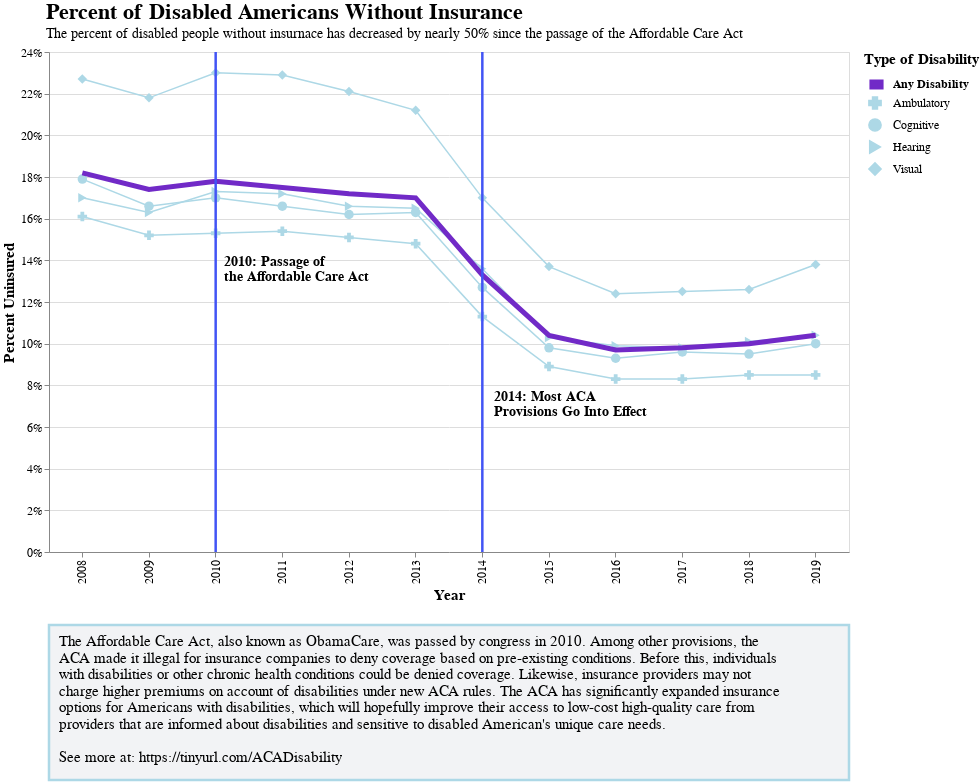

The notebook cell this image was saved under:
### Code cell
# fix rules at certain years
aca_df = pd.DataFrame({'year': [2010], 'val': [val_2010]})
aca_effect_df = pd.DataFrame({'year': [2014], 'val': [val_2014]})

# color scheme for types plot 
type_colors = ['lightblue', 'lightblue', 'lightblue', 'lightblue']

title = alt.TitleParams('Percent of Disabled Americans Without Insurance', 
                        subtitle = 'The percent of disabled people without insurnace has decreased by nearly 50% since the passage of the Affordable Care Act',
                        anchor = 'start',
                        dx = 45, 
                        fontSize = 22, 
                        subtitleFontSize = 14)

all_lines = alt.Chart(disability_df, title = title).transform_filter(
    alt.datum.type == 'Any Disability'
).mark_line(
    strokeWidth = 5
).encode(
    x = alt.X('year:O', axis = alt.Axis(title = 'Year', labelFontSize = 12, titleFontSize = 15)), 
    y = alt.Y('pct_uninsured:Q', 
              axis = alt.Axis(format = '%', title = 'Percent Uninsured', labelFontSize = 12, titleFontSize = 15)), 
    color = alt.Color('type:N', scale = alt.Scale(range = ['#712ac7']), 
                      legend = alt.Legend(title = 'Type of Disability', titleFontSize = 15, 
                                          labelFontSize = 12, labelFontWeight = 'bold', 
                                          symbolStrokeWidth = 10, symbolSize = 200,
                                          orient = "none", legendX = 815, legendY = 0))
)

type_lines = alt.Chart(disability_df).transform_filter(
    (alt.datum.type != 'Any Disability') & (alt.datum.type != 'No Disability') & 
    (alt.datum.type != 'Self-Care') & (alt.datum.type != 'Independent Living')
).mark_line(
    strokeWidth = 1.5
).encode(
    x = alt.X('year:O', axis = alt.Axis(title = 'Year')), 
    y = alt.Y('pct_uninsured:Q', axis = alt.Axis(format = '%', title = 'Percent Uninsured')), 
    color = alt.Color('type:N', scale = alt.Scale(range = type_colors), legend = None), 
    
    shape = alt.Shape('type:N', scale = alt.Scale(range = ['cross', 'circle','triangle-right', 'diamond']), 
                       legend = alt.Legend(title = '', labelFontSize = 12, labelOffset = 11,
                                           symbolFillColor = 'lightblue', symbolSize = 150,
                                           symbolStrokeColor = 'lightblue', orient = "none", 
                                           legendX = 819, legendY = 44)
                     )
)

aca_passage = alt.Chart(aca_df).mark_rule( 
    color = "#4254f5",
    size = 2.5
).encode(
    x = alt.X('year:O')
)

aca_passage_text = alt.Chart(aca_df).mark_text(
    lineBreak = r'\n',
    text = r"2010: Passage of \nthe Affordable Care Act",
    align = 'left',
    fontSize = 13.5, 
    fontWeight = 'bold',
    dy = -40,
    dx = -225
)

aca_effect = alt.Chart(aca_effect_df).mark_rule(
    color = "#4254f5",
    size = 2.5
).encode(
    x = alt.X('year:O')
)

aca_effect_text = alt.Chart(aca_effect_df).mark_text(
    lineBreak = r'\n',
    text = r'2014: Most ACA \nProvisions Go Into Effect', 
    align = 'left',
    fontSize = 13.5, 
    fontWeight = 'bold',
    dy = 95,
    dx = 45
)

layers = alt.layer(
    type_lines, all_lines, aca_passage, aca_effect, aca_passage_text, aca_effect_text
).resolve_scale(
    color = 'independent'
).properties(
    width = 800, 
    height = 500
)

box = alt.Chart({'values':[{}]}
).mark_rect(
    stroke = 'lightblue',
    strokeWidth = 2.5,
    color = '#f2f3f5'
).encode(
    x = alt.value(0),
    x2 = alt.value(800),
    y = alt.value(0),
    y2 = alt.value(155))

text = alt.Chart({'values':[{}]}
).mark_text(
    align = "left", 
    baseline = "top",
    fontSize = 14.5, 
    lineBreak = r"\n"
).encode(
    x = alt.value(10),  
    y = alt.value(10), 
    text = alt.value(info_box_str)
)

text_box = alt.layer(box, text)

alt.vconcat(layers, text_box, padding = 0).configure_point(size = 90)

### Figure 1 — Vega-Lite specification as saved in the notebook (floating-point values rounded to 4 significant figures)
{"config": {"view": {"continuousWidth": 400, "continuousHeight": 300}, "point": {"size": 90}}, "vconcat": [{"layer": [{"data": {"name": "data-cdaa457a6d4a29991b20a0b3fa44ae87"}, "mark": {"type": "line", "strokeWidth": 1.5}, "encoding": {"color": {"field": "type", "legend": null, "scale": {"range": ["lightblue", "lightblue", "lightblue", "lightblue"]}, "type": "nominal"}, "shape": {"field": "type", "legend": {"labelFontSize": 12, "labelOffset": 11, "legendX": 819, "legendY": 44, "orient": "none", "symbolFillColor": "lightblue", "symbolSize": 150, "symbolStrokeColor": "lightblue", "title": ""}, "scale": {"range": ["cross", "circle", "triangle-right", "diamond"]}, "type": "nominal"}, "x": {"axis": {"title": "Year"}, "field": "year", "type": "ordinal"}, "y": {"axis": {"format": "%", "title": "Percent Uninsured"}, "field": "pct_uninsured", "type": "quantitative"}}, "transform": [{"filter": "((((datum.type !== 'Any Disability') && (datum.type !== 'No Disability')) && (datum.type !== 'Self-Care')) && (datum.type !== 'Independent Living'))"}]}, {"data": {"name": "data-cdaa457a6d4a29991b20a0b3fa44ae87"}, "mark": {"type": "line", "strokeWidth": 5}, "encoding": {"color": {"field": "type", "legend": {"labelFontSize": 12, "labelFontWeight": "bold", "legendX": 815, "legendY": 0, "orient": "none", "symbolSize": 200, "symbolStrokeWidth": 10, "title": "Type of Disability", "titleFontSize": 15}, "scale": {"range": ["#712ac7"]}, "type": "nominal"}, "x": {"axis": {"labelFontSize": 12, "title": "Year", "titleFontSize": 15}, "field": "year", "type": "ordinal"}, "y": {"axis": {"format": "%", "labelFontSize": 12, "title": "Percent Uninsured", "titleFontSize": 15}, "field": "pct_uninsured", "type": "quantitative"}}, "title": {"text": "Percent of Disabled Americans Without Insurance", "anchor": "start", "dx": 45, "fontSize": 22, "subtitle": "The percent of disabled people without insurnace has decreased by nearly 50% since the passage of the Affordable Care Act", "subtitleFontSize": 14}, "transform": [{"filter": "(datum.type === 'Any Disability')"}]}, {"data": {"name": "data-56850475b62e962b4429f8a5ba0d0126"}, "mark": {"type": "rule", "color": "#4254f5", "size": 2.5}, "encoding": {"x": {"field": "year", "type": "ordinal"}}}, {"data": {"name": "data-0f8a7ddf8000a5d857c799650bd3a519"}, "mark": {"type": "rule", "color": "#4254f5", "size": 2.5}, "encoding": {"x": {"field": "year", "type": "ordinal"}}}, {"data": {"name": "data-56850475b62e962b4429f8a5ba0d0126"}, "mark": {"type": "text", "align": "left", "dx": -225, "dy": -40, "fontSize": 13.5, "fontWeight": "bold", "lineBreak": "\\n", "text": "2010: Passage of \\nthe Affordable Care Act"}}, {"data": {"name": "data-0f8a7ddf8000a5d857c799650bd3a519"}, "mark": {"type": "text", "align": "left", "dx": 45, "dy": 95, "fontSize": 13.5, "fontWeight": "bold", "lineBreak": "\\n", "text": "2014: Most ACA \\nProvisions Go Into Effect"}}], "height": 500, "resolve": {"scale": {"color": "independent"}}, "width": 800}, {"layer": [{"data": {"name": "empty"}, "mark": {"type": "rect", "color": "#f2f3f5", "stroke": "lightblue", "strokeWidth": 2.5}, "encoding": {"x": {"value": 0}, "x2": {"value": 800}, "y": {"value": 0}, "y2": {"value": 155}}}, {"data": {"name": "empty"}, "mark": {"type": "text", "align": "left", "baseline": "top", "fontSize": 14.5, "lineBreak": "\\n"}, "encoding": {"text": {"value": "The Affordable Care Act, also known as ObamaCare, was passed by congress in 2010. Among other provisions, the \\n \n    ACA made it illegal for insurance companies to deny coverage based on pre-existing conditions. Before this, individuals \\n\n    with disabilities or other chronic health conditions could be denied coverage. Likewise, insurance providers may not \\n \n    charge higher premiums on account of disabilities under new ACA rules. The ACA has significantly expanded insurance \\n\n    options for Americans with disabilities, which will hopefully improve their access to low-cost high-quality care from\\n\n    providers that are informed about disabilities and sensitive to disabled American's unique care needs. \n    \\n\\nSee more at: https://tinyurl.com/ACADisability"}, "x": {"value": 10}, "y": {"value": 10}}}]}], "padding": 0, "$schema": "https://vega.github.io/schema/vega-lite/v4.17.0.json", "datasets": {"data-cdaa457a6d4a29991b20a0b3fa44ae87": [{"type": "No Disability", "Percent": 78.6, "MOE": 0.09, "Number": 125845300, "MOE.1": 240410, "Base Pop.": 160122800, "Sample Size": 1547305, "year": 2010, "pct_uninsured": 0.214}, {"type": "Any Disability", "Percent": 82.2, "MOE": 0.25, "Number": 15077300, "MOE.1": 105380, "Base Pop.": 18348600, "Sample Size": 182621, "year": 2010, "pct_uninsured": 0.178}, {"type": "Visual", "Percent": 77.0, "MOE": 0.67, "Number": 2367400, "MOE.1": 42650, "Base Pop.": 3074800, "Sample Size": 29462, "year": 2010, "pct_uninsured": 0.23}, {"type": "Hearing", "Percent": 82.7, "MOE": 0.54, "Number": 3187900, "MOE.1": 49420, "Base Pop.": 3855100, "Sample Size": 39602, "year": 2010, "pct_uninsured": 0.173}, {"type": "Ambulatory", "Percent": 84.7, "MOE": 0.32, "Number": 8256800, "MOE.1": 78880, "Base Pop.": 9746200, "Sample Size": 97115, "year": 2010, "pct_uninsured": 0.153}, {"type": "Cognitive", "Percent": 83.0, "MOE": 0.38, "Number": 6190100, "MOE.1": 68530, "Base Pop.": 7458800, "Sample Size": 71254, "year": 2010, "pct_uninsured": 0.17}, {"type": "Self-Care", "Percent": 88.1, "MOE": 0.49, "Number": 2966300, "MOE.1": 47690, "Base Pop.": 3366600, "Sample Size": 33289, "year": 2010, "pct_uninsured": 0.119}, {"type": "Independent Living", "Percent": 87.4, "MOE": 0.36, "Number": 5599200, "MOE.1": 65240, "Base Pop.": 6407600, "Sample Size": 63615, "year": 2010, "pct_uninsured": 0.126}, {"type": "No Disability", "Percent": 78.8, "MOE": 0.09, "Number": 126998300, "MOE.1": 241350, "Base Pop.": 161178900, "Sample Size": 1528273, "year": 2011, "pct_uninsured": 0.212}, {"type": "Any Disability", "Percent": 82.5, "MOE": 0.24, "Number": 15555000, "MOE.1": 106970, "Base Pop.": 18858600, "Sample Size": 198735, "year": 2011, "pct_uninsured": 0.175}, {"type": "Visual", "Percent": 77.1, "MOE": 0.65, "Number": 2496600, "MOE.1": 43790, "Base Pop.": 3237100, "Sample Size": 32553, "year": 2011, "pct_uninsured": 0.229}, {"type": "Hearing", "Percent": 82.8, "MOE": 0.53, "Number": 3260100, "MOE.1": 49980, "Base Pop.": 3935200, "Sample Size": 41460, "year": 2011, "pct_uninsured": 0.172}, {"type": "Ambulatory", "Percent": 84.6, "MOE": 0.32, "Number": 8435500, "MOE.1": 79710, "Base Pop.": 9969000, "Sample Size": 105576, "year": 2011, "pct_uninsured": 0.154}, {"type": "Cognitive", "Percent": 83.4, "MOE": 0.37, "Number": 6411100, "MOE.1": 69720, "Base Pop.": 7684000, "Sample Size": 81297, "year": 2011, "pct_uninsured": 0.166}, {"type": "Self-Care", "Percent": 87.8, "MOE": 0.49, "Number": 3094800, "MOE.1": 48710, "Base Pop.": 3525400, "Sample Size": 38393, "year": 2011, "pct_uninsured": 0.122}, {"type": "Independent Living", "Percent": 87.1, "MOE": 0.36, "Number": 5810200, "MOE.1": 66440, "Base Pop.": 6671300, "Sample Size": 72490, "year": 2011, "pct_uninsured": 0.129}, {"type": "No Disability", "Percent": 87.7, "MOE": 0.07, "Number": 144363400, "MOE.1": 234040, "Base Pop.": 164520200, "Sample Size": 1536835, "year": 2016, "pct_uninsured": 0.123}, {"type": "Any Disability", "Percent": 90.3, "MOE": 0.17, "Number": 18112700, "MOE.1": 108290, "Base Pop.": 20062500, "Sample Size": 198696, "year": 2016, "pct_uninsured": 0.097}, {"type": "Visual", "Percent": 87.6, "MOE": 0.44, "Number": 3326300, "MOE.1": 47520, "Base Pop.": 3798200, "Sample Size": 36727, "year": 2016, "pct_uninsured": 0.124}, {"type": "Hearing", "Percent": 90.1, "MOE": 0.39, "Number": 3544600, "MOE.1": 49030, "Base Pop.": 3934300, "Sample Size": 39416, "year": 2016, "pct_uninsured": 0.099}, {"type": "Ambulatory", "Percent": 91.7, "MOE": 0.23, "Number": 9197700, "MOE.1": 78280, "Base Pop.": 10027900, "Sample Size": 99215, "year": 2016, "pct_uninsured": 0.083}, {"type": "Cognitive", "Percent": 90.7, "MOE": 0.26, "Number": 7622800, "MOE.1": 71450, "Base Pop.": 8408200, "Sample Size": 81954, "year": 2016, "pct_uninsured": 0.093}, {"type": "Self-Care", "Percent": 93.0, "MOE": 0.35, "Number": 3326000, "MOE.1": 47510, "Base Pop.": 3575900, "Sample Size": 35973, "year": 2016, "pct_uninsured": 0.07}, {"type": "Independent Living", "Percent": 92.5, "MOE": 0.26, "Number": 6619200, "MOE.1": 66680, "Base Pop.": 7156600, "Sample Size": 71736, "year": 2016, "pct_uninsured": 0.075}, {"type": "No Disability", "Percent": 87.6, "MOE": 0.07, "Number": 145400200, "MOE.1": 234960, "Base Pop.": 165987300, "Sample Size": 1556444, "year": 2017, "pct_uninsured": 0.124}, {"type": "Any Disability", "Percent": 90.2, "MOE": 0.18, "Number": 17704000, "MOE.1": 107150, "Base Pop.": 19637200, "Sample Size": 195644, "year": 2017, "pct_uninsured": 0.098}, {"type": "Visual", "Percent": 87.5, "MOE": 0.45, "Number": 3248400, "MOE.1": 46960, "Base Pop.": 3714400, "Sample Size": 35356, "year": 2017, "pct_uninsured": 0.125}, {"type": "Hearing", "Percent": 90.2, "MOE": 0.4, "Number": 3468500, "MOE.1": 48510, "Base Pop.": 3847000, "Sample Size": 38791, "year": 2017, "pct_uninsured": 0.098}, {"type": "Ambulatory", "Percent": 91.7, "MOE": 0.23, "Number": 8804700, "MOE.1": 76650, "Base Pop.": 9604200, "Sample Size": 95270, "year": 2017, "pct_uninsured": 0.083}, {"type": "Cognitive", "Percent": 90.4, "MOE": 0.27, "Number": 7461900, "MOE.1": 70710, "Base Pop.": 8253300, "Sample Size": 81575, "year": 2017, "pct_uninsured": 0.096}, {"type": "Self-Care", "Percent": 93.2, "MOE": 0.36, "Number": 3206800, "MOE.1": 46660, "Base Pop.": 3442300, "Sample Size": 34887, "year": 2017, "pct_uninsured": 0.068}, {"type": "Independent Living", "Percent": 92.6, "MOE": 0.26, "Number": 6447500, "MOE.1": 65840, "Base Pop.": 6961300, "Sample Size": 70302, "year": 2017, "pct_uninsured": 0.074}, {"type": "No Disability", "Percent": 83.5, "MOE": 0.08, "Number": 136502800, "MOE.1": 231380, "Base Pop.": 163511000, "Sample Size": 1534915, "year": 2014, "pct_uninsured": 0.165}, {"type": "Any Disability", "Percent": 86.7, "MOE": 0.2, "Number": 17128900, "MOE.1": 105430, "Base Pop.": 19754700, "Sample Size": 200275, "year": 2014, "pct_uninsured": 0.133}, {"type": "Visual", "Percent": 83.0, "MOE": 0.51, "Number": 3066600, "MOE.1": 45640, "Base Pop.": 3692900, "Sample Size": 35984, "year": 2014, "pct_uninsured": 0.17}, {"type": "Hearing", "Percent": 86.4, "MOE": 0.45, "Number": 3438300, "MOE.1": 48300, "Base Pop.": 3980800, "Sample Size": 40685, "year": 2014, "pct_uninsured": 0.136}, {"type": "Ambulatory", "Percent": 88.7, "MOE": 0.26, "Number": 8970400, "MOE.1": 77320, "Base Pop.": 10116500, "Sample Size": 102763, "year": 2014, "pct_uninsured": 0.113}, {"type": "Cognitive", "Percent": 87.3, "MOE": 0.3, "Number": 7141500, "MOE.1": 69200, "Base Pop.": 8179900, "Sample Size": 82039, "year": 2014, "pct_uninsured": 0.127}, {"type": "Self-Care", "Percent": 90.7, "MOE": 0.4, "Number": 3215300, "MOE.1": 46720, "Base Pop.": 3545000, "Sample Size": 36737, "year": 2014, "pct_uninsured": 0.093}, {"type": "Independent Living", "Percent": 90.3, "MOE": 0.29, "Number": 6300000, "MOE.1": 65080, "Base Pop.": 6977300, "Sample Size": 71938, "year": 2014, "pct_uninsured": 0.097}, {"type": "No Disability", "Percent": 87.4, "MOE": 0.07, "Number": 145459100, "MOE.1": 235380, "Base Pop.": 166425000, "Sample Size": 1561181, "year": 2018, "pct_uninsured": 0.126}, {"type": "Any Disability", "Percent": 90.0, "MOE": 0.18, "Number": 17409500, "MOE.1": 106320, "Base Pop.": 19338800, "Sample Size": 191849, "year": 2018, "pct_uninsured": 0.1}, {"type": "Visual", "Percent": 87.4, "MOE": 0.45, "Number": 3231000, "MOE.1": 46840, "Base Pop.": 3698900, "Sample Size": 35040, "year": 2018, "pct_uninsured": 0.126}, {"type": "Hearing", "Percent": 89.9, "MOE": 0.4, "Number": 3413900, "MOE.1": 48130, "Base Pop.": 3797000, "Sample Size": 38053, "year": 2018, "pct_uninsured": 0.101}, {"type": "Ambulatory", "Percent": 91.5, "MOE": 0.24, "Number": 8498700, "MOE.1": 75350, "Base Pop.": 9285900, "Sample Size": 91438, "year": 2018, "pct_uninsured": 0.085}, {"type": "Cognitive", "Percent": 90.5, "MOE": 0.27, "Number": 7460300, "MOE.1": 70710, "Base Pop.": 8239400, "Sample Size": 80681, "year": 2018, "pct_uninsured": 0.095}, {"type": "Self-Care", "Percent": 92.9, "MOE": 0.37, "Number": 3142400, "MOE.1": 46200, "Base Pop.": 3382300, "Sample Size": 33672, "year": 2018, "pct_uninsured": 0.071}, {"type": "Independent Living", "Percent": 92.4, "MOE": 0.26, "Number": 6440200, "MOE.1": 65800, "Base Pop.": 6969100, "Sample Size": 69922, "year": 2018, "pct_uninsured": 0.076}, {"type": "No Disability", "Percent": 87.0, "MOE": 0.07, "Number": 144508600, "MOE.1": 235530, "Base Pop.": 166049800, "Sample Size": 1560321, "year": 2019, "pct_uninsured": 0.13}, {"type": "Any Disability", "Percent": 89.6, "MOE": 0.18, "Number": 17449200, "MOE.1": 106450, "Base Pop.": 19477300, "Sample Size": 193077, "year": 2019, "pct_uninsured": 0.104}, {"type": "Visual", "Percent": 86.2, "MOE": 0.47, "Number": 3129200, "MOE.1": 46100, "Base Pop.": 3631100, "Sample Size": 33995, "year": 2019, "pct_uninsured": 0.138}, {"type": "Hearing", "Percent": 89.6, "MOE": 0.41, "Number": 3423200, "MOE.1": 48200, "Base Pop.": 3819300, "Sample Size": 38157, "year": 2019, "pct_uninsured": 0.104}, {"type": "Ambulatory", "Percent": 91.5, "MOE": 0.24, "Number": 8387000, "MOE.1": 74870, "Base Pop.": 9163100, "Sample Size": 90286, "year": 2019, "pct_uninsured": 0.085}, {"type": "Cognitive", "Percent": 90.0, "MOE": 0.27, "Number": 7649500, "MOE.1": 71580, "Base Pop.": 8501100, "Sample Size": 83744, "year": 2019, "pct_uninsured": 0.1}, {"type": "Self-Care", "Percent": 93.2, "MOE": 0.36, "Number": 3151600, "MOE.1": 46270, "Base Pop.": 3382500, "Sample Size": 34044, "year": 2019, "pct_uninsured": 0.068}, {"type": "Independent Living", "Percent": 91.9, "MOE": 0.27, "Number": 6504100, "MOE.1": 66120, "Base Pop.": 7074200, "Sample Size": 71368, "year": 2019, "pct_uninsured": 0.081}, {"type": "No Disability", "Percent": 86.6, "MOE": 0.07, "Number": 142658600, "MOE.1": 233270, "Base Pop.": 164707900, "Sample Size": 1540991, "year": 2015, "pct_uninsured": 0.134}, {"type": "Any Disability", "Percent": 89.6, "MOE": 0.18, "Number": 17657500, "MOE.1": 106980, "Base Pop.": 19703800, "Sample Size": 198395, "year": 2015, "pct_uninsured": 0.104}, {"type": "Visual", "Percent": 86.3, "MOE": 0.47, "Number": 3136000, "MOE.1": 46150, "Base Pop.": 3633200, "Sample Size": 35287, "year": 2015, "pct_uninsured": 0.137}, {"type": "Hearing", "Percent": 89.7, "MOE": 0.4, "Number": 3476800, "MOE.1": 48570, "Base Pop.": 3875800, "Sample Size": 39826, "year": 2015, "pct_uninsured": 0.103}, {"type": "Ambulatory", "Percent": 91.1, "MOE": 0.24, "Number": 9100200, "MOE.1": 77870, "Base Pop.": 9989000, "Sample Size": 100725, "year": 2015, "pct_uninsured": 0.089}, {"type": "Cognitive", "Percent": 90.2, "MOE": 0.27, "Number": 7435000, "MOE.1": 70580, "Base Pop.": 8245400, "Sample Size": 81971, "year": 2015, "pct_uninsured": 0.098}, {"type": "Self-Care", "Percent": 92.6, "MOE": 0.36, "Number": 3294200, "MOE.1": 47290, "Base Pop.": 3556300, "Sample Size": 36465, "year": 2015, "pct_uninsured": 0.074}, {"type": "Independent Living", "Percent": 91.9, "MOE": 0.27, "Number": 6429800, "MOE.1": 65740, "Base Pop.": 6993100, "Sample Size": 71602, "year": 2015, "pct_uninsured": 0.081}, {"type": "No Disability", "Percent": 80.5, "MOE": 0.09, "Number": 126441100, "MOE.1": 253200, "Base Pop.": 157055300, "Sample Size": 1514867, "year": 2008, "pct_uninsured": 0.195}, {"type": "Any Disability", "Percent": 81.8, "MOE": 0.27, "Number": 14982100, "MOE.1": 111190, "Base Pop.": 18312900, "Sample Size": 178808, "year": 2008, "pct_uninsured": 0.182}, {"type": "Visual", "Percent": 77.3, "MOE": 0.68, "Number": 2560600, "MOE.1": 46950, "Base Pop.": 3314200, "Sample Size": 30434, "year": 2008, "pct_uninsured": 0.227}, {"type": "Hearing", "Percent": 83.0, "MOE": 0.55, "Number": 3310600, "MOE.1": 53310, "Base Pop.": 3990400, "Sample Size": 40827, "year": 2008, "pct_uninsured": 0.17}, {"type": "Ambulatory", "Percent": 83.9, "MOE": 0.35, "Number": 7968400, "MOE.1": 82070, "Base Pop.": 9498200, "Sample Size": 93756, "year": 2008, "pct_uninsured": 0.161}, {"type": "Cognitive", "Percent": 82.1, "MOE": 0.42, "Number": 5926000, "MOE.1": 71020, "Base Pop.": 7213700, "Sample Size": 67209, "year": 2008, "pct_uninsured": 0.179}, {"type": "Self-Care", "Percent": 86.8, "MOE": 0.55, "Number": 2814100, "MOE.1": 49190, "Base Pop.": 3240900, "Sample Size": 31133, "year": 2008, "pct_uninsured": 0.132}, {"type": "Independent Living", "Percent": 86.4, "MOE": 0.4, "Number": 5431700, "MOE.1": 68050, "Base Pop.": 6289600, "Sample Size": 60862, "year": 2008, "pct_uninsured": 0.136}, {"type": "No Disability", "Percent": 79.1, "MOE": 0.08, "Number": 128244900, "MOE.1": 228080, "Base Pop.": 162107000, "Sample Size": 1532753, "year": 2012, "pct_uninsured": 0.209}, {"type": "Any Disability", "Percent": 82.8, "MOE": 0.23, "Number": 15635800, "MOE.1": 100940, "Base Pop.": 18890100, "Sample Size": 194574, "year": 2012, "pct_uninsured": 0.172}, {"type": "Visual", "Percent": 77.9, "MOE": 0.6, "Number": 2560100, "MOE.1": 41730, "Base Pop.": 3286100, "Sample Size": 32021, "year": 2012, "pct_uninsured": 0.221}, {"type": "Hearing", "Percent": 83.4, "MOE": 0.5, "Number": 3218500, "MOE.1": 46740, "Base Pop.": 3857100, "Sample Size": 40210, "year": 2012, "pct_uninsured": 0.166}, {"type": "Ambulatory", "Percent": 84.9, "MOE": 0.3, "Number": 8398000, "MOE.1": 74870, "Base Pop.": 9888800, "Sample Size": 102232, "year": 2012, "pct_uninsured": 0.151}, {"type": "Cognitive", "Percent": 83.8, "MOE": 0.35, "Number": 6494100, "MOE.1": 66040, "Base Pop.": 7748800, "Sample Size": 79991, "year": 2012, "pct_uninsured": 0.162}, {"type": "Self-Care", "Percent": 88.3, "MOE": 0.45, "Number": 3086400, "MOE.1": 45780, "Base Pop.": 3493800, "Sample Size": 37072, "year": 2012, "pct_uninsured": 0.117}, {"type": "Independent Living", "Percent": 87.4, "MOE": 0.34, "Number": 5871700, "MOE.1": 62860, "Base Pop.": 6719800, "Sample Size": 71279, "year": 2012, "pct_uninsured": 0.126}, {"type": "No Disability", "Percent": 79.4, "MOE": 0.08, "Number": 128919600, "MOE.1": 228820, "Base Pop.": 162331700, "Sample Size": 1542890, "year": 2013, "pct_uninsured": 0.206}, {"type": "Any Disability", "Percent": 83.0, "MOE": 0.22, "Number": 16280000, "MOE.1": 102910, "Base Pop.": 19618200, "Sample Size": 199997, "year": 2013, "pct_uninsured": 0.17}, {"type": "Visual", "Percent": 78.8, "MOE": 0.56, "Number": 2891300, "MOE.1": 44330, "Base Pop.": 3667200, "Sample Size": 36026, "year": 2013, "pct_uninsured": 0.212}, {"type": "Hearing", "Percent": 83.5, "MOE": 0.49, "Number": 3333500, "MOE.1": 47560, "Base Pop.": 3992400, "Sample Size": 41246, "year": 2013, "pct_uninsured": 0.165}, {"type": "Ambulatory", "Percent": 85.2, "MOE": 0.29, "Number": 8615100, "MOE.1": 75810, "Base Pop.": 10111000, "Sample Size": 102813, "year": 2013, "pct_uninsured": 0.148}, {"type": "Cognitive", "Percent": 83.7, "MOE": 0.34, "Number": 6648900, "MOE.1": 66810, "Base Pop.": 7948200, "Sample Size": 80369, "year": 2013, "pct_uninsured": 0.163}, {"type": "Self-Care", "Percent": 88.2, "MOE": 0.45, "Number": 3104500, "MOE.1": 45920, "Base Pop.": 3521100, "Sample Size": 36431, "year": 2013, "pct_uninsured": 0.118}, {"type": "Independent Living", "Percent": 87.5, "MOE": 0.33, "Number": 5959600, "MOE.1": 63330, "Base Pop.": 6811600, "Sample Size": 70467, "year": 2013, "pct_uninsured": 0.125}, {"type": "No Disability", "Percent": 79.5, "MOE": 0.07, "Number": 126146700, "MOE.1": 183430, "Base Pop.": 158622200, "Sample Size": 1528114, "year": 2009, "pct_uninsured": 0.205}, {"type": "Any Disability", "Percent": 82.6, "MOE": 0.19, "Number": 15190400, "MOE.1": 80850, "Base Pop.": 18382600, "Sample Size": 181131, "year": 2009, "pct_uninsured": 0.174}, {"type": "Visual", "Percent": 78.2, "MOE": 0.49, "Number": 2469900, "MOE.1": 33310, "Base Pop.": 3156700, "Sample Size": 29607, "year": 2009, "pct_uninsured": 0.218}, {"type": "Hearing", "Percent": 83.7, "MOE": 0.4, "Number": 3206000, "MOE.1": 37900, "Base Pop.": 3829400, "Sample Size": 39569, "year": 2009, "pct_uninsured": 0.163}, {"type": "Ambulatory", "Percent": 84.8, "MOE": 0.24, "Number": 8263900, "MOE.1": 60340, "Base Pop.": 9739500, "Sample Size": 96738, "year": 2009, "pct_uninsured": 0.152}, {"type": "Cognitive", "Percent": 83.4, "MOE": 0.29, "Number": 6157800, "MOE.1": 52270, "Base Pop.": 7385200, "Sample Size": 69278, "year": 2009, "pct_uninsured": 0.166}, {"type": "Self-Care", "Percent": 88.1, "MOE": 0.38, "Number": 2913100, "MOE.1": 36140, "Base Pop.": 3307500, "Sample Size": 32116, "year": 2009, "pct_uninsured": 0.119}, {"type": "Independent Living", "Percent": 87.8, "MOE": 0.28, "Number": 5555100, "MOE.1": 49690, "Base Pop.": 6324100, "Sample Size": 61949, "year": 2009, "pct_uninsured": 0.122}], "data-56850475b62e962b4429f8a5ba0d0126": [{"year": 2010, "val": 0.178}], "data-0f8a7ddf8000a5d857c799650bd3a519": [{"year": 2014, "val": 0.133}], "empty": [{}]}}
